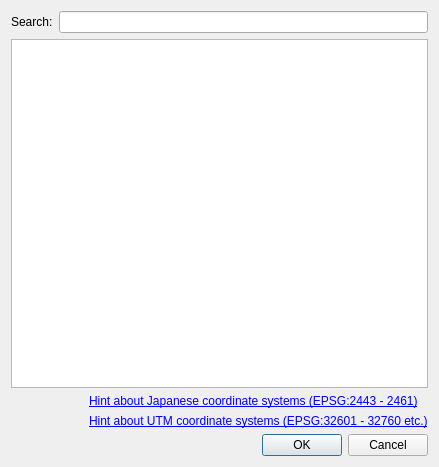
<?xml version="1.0" encoding="UTF-8"?>
<ui version="4.0">
 <class>CoordinateSystemSelectDialog</class>
 <widget class="QDialog" name="CoordinateSystemSelectDialog">
  <property name="geometry">
   <rect>
    <x>0</x>
    <y>0</y>
    <width>439</width>
    <height>467</height>
   </rect>
  </property>
  <property name="windowTitle">
   <string>Select Coordinate System</string>
  </property>
  <layout class="QVBoxLayout" name="verticalLayout_2">
   <item>
    <layout class="QHBoxLayout" name="horizontalLayout">
     <item>
      <widget class="QLabel" name="label">
       <property name="text">
        <string>Search:</string>
       </property>
      </widget>
     </item>
     <item>
      <widget class="QLineEdit" name="searchEdit"/>
     </item>
    </layout>
   </item>
   <item>
    <widget class="QListWidget" name="listWidget"/>
   </item>
   <item>
    <layout class="QHBoxLayout" name="horizontalLayout_2">
     <item>
      <spacer name="horizontalSpacer">
       <property name="orientation">
        <enum>Qt::Horizontal</enum>
       </property>
       <property name="sizeHint" stdset="0">
        <size>
         <width>40</width>
         <height>20</height>
        </size>
       </property>
      </spacer>
     </item>
     <item>
      <layout class="QVBoxLayout" name="verticalLayout">
       <item>
        <widget class="QLabel" name="japanCsHelpLabel">
         <property name="text">
          <string>&lt;html&gt;&lt;head/&gt;&lt;body&gt;&lt;p&gt;&lt;a href=&quot;http://vldb.gsi.go.jp/sokuchi/patchjgd/download/Help/jpc/jpcmap1_19.htm&quot;&gt;&lt;span style=&quot; text-decoration: underline; color:#0000ff;&quot;&gt;Hint about Japanese coordinate systems (EPSG:2443 - 2461)&lt;/span&gt;&lt;/a&gt;&lt;/p&gt;&lt;/body&gt;&lt;/html&gt;</string>
         </property>
         <property name="openExternalLinks">
          <bool>true</bool>
         </property>
         <property name="textInteractionFlags">
          <set>Qt::TextBrowserInteraction</set>
         </property>
        </widget>
       </item>
       <item>
        <widget class="QLabel" name="utmCsHelpLabel">
         <property name="text">
          <string>&lt;html&gt;&lt;head/&gt;&lt;body&gt;&lt;p&gt;&lt;a href=&quot;http://earth-info.nga.mil/GandG/coordsys/grids/universal_grid_system.html&quot;&gt;&lt;span style=&quot; text-decoration: underline; color:#0000ff;&quot;&gt;Hint about UTM coordinate systems (EPSG:32601 - 32760 etc.)&lt;/span&gt;&lt;/a&gt;&lt;/p&gt;&lt;/body&gt;&lt;/html&gt;</string>
         </property>
         <property name="openExternalLinks">
          <bool>true</bool>
         </property>
         <property name="textInteractionFlags">
          <set>Qt::TextBrowserInteraction</set>
         </property>
        </widget>
       </item>
      </layout>
     </item>
    </layout>
   </item>
   <item>
    <widget class="QDialogButtonBox" name="buttonBox">
     <property name="orientation">
      <enum>Qt::Horizontal</enum>
     </property>
     <property name="standardButtons">
      <set>QDialogButtonBox::Cancel|QDialogButtonBox::Ok</set>
     </property>
    </widget>
   </item>
  </layout>
 </widget>
 <resources/>
 <connections>
  <connection>
   <sender>buttonBox</sender>
   <signal>accepted()</signal>
   <receiver>CoordinateSystemSelectDialog</receiver>
   <slot>accept()</slot>
   <hints>
    <hint type="sourcelabel">
     <x>248</x>
     <y>254</y>
    </hint>
    <hint type="destinationlabel">
     <x>157</x>
     <y>274</y>
    </hint>
   </hints>
  </connection>
  <connection>
   <sender>buttonBox</sender>
   <signal>rejected()</signal>
   <receiver>CoordinateSystemSelectDialog</receiver>
   <slot>reject()</slot>
   <hints>
    <hint type="sourcelabel">
     <x>316</x>
     <y>260</y>
    </hint>
    <hint type="destinationlabel">
     <x>286</x>
     <y>274</y>
    </hint>
   </hints>
  </connection>
 </connections>
</ui>
